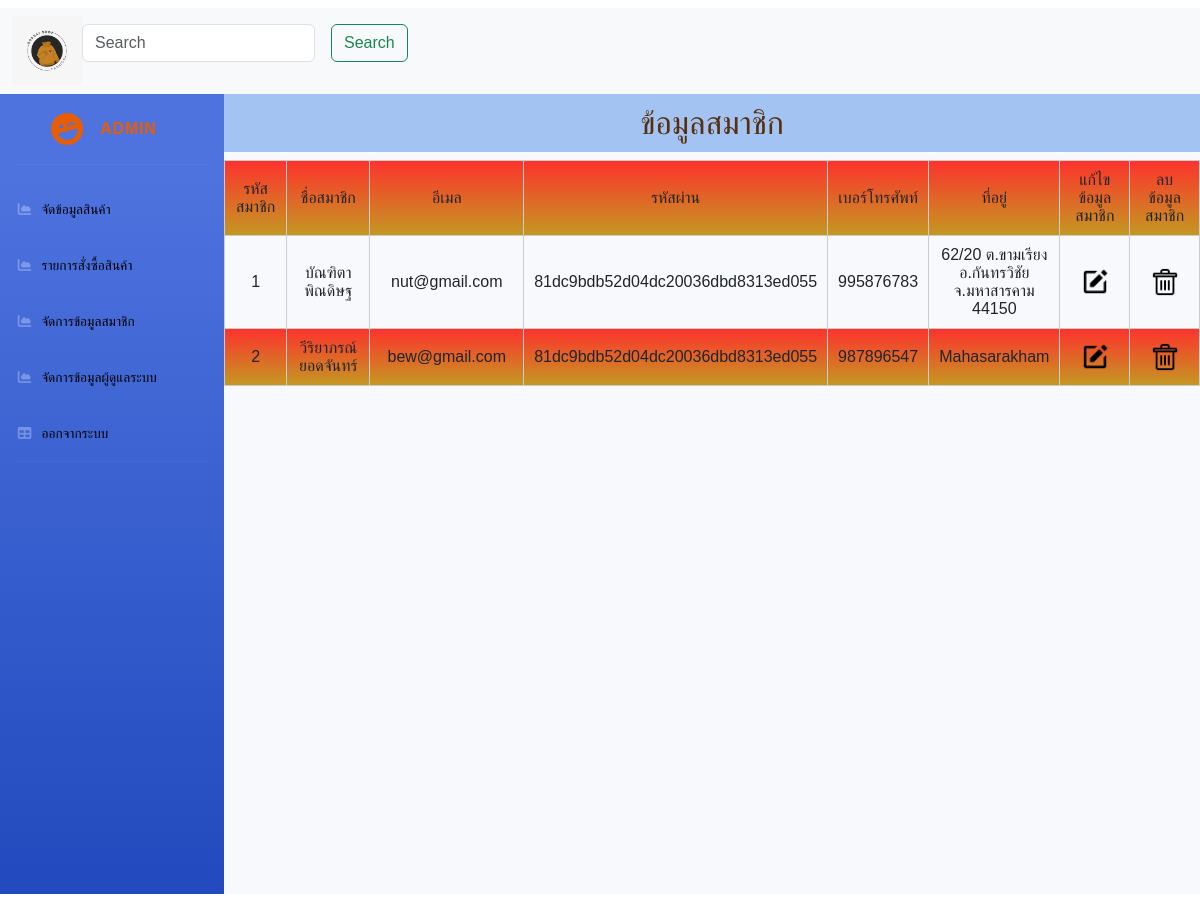
The page /user.php (signed in) on the database its author committed.
### tables this page shows
CREATE TABLE `users` (
  `u_id` int(7) NOT NULL,
  `u_fullname` varchar(200) NOT NULL,
  `u_email` varchar(200) NOT NULL,
  `u_password` varchar(200) NOT NULL,
  `u_tel` int(10) NOT NULL,
  `u_address` varchar(255) NOT NULL
);

### user.php (the view, shortened to what this page needs)
<!DOCTYPE html>
<html lang="en">
<head>
    <link href="vendor/fontawesome-free/css/all.min.css" rel="stylesheet" type="text/css">
    <link href="css/sb-admin-2.min.css" rel="stylesheet">
    <link href="https://cdn.jsdelivr.net/npm/bootstrap@5.3.2/dist/css/bootstrap.min.css" rel="stylesheet">
</head>
<body id="page-top">
    <nav class="navbar navbar-expand-lg bg-body-tertiary">
        <div class="container-fluid">
            <img src="images/logo.jpg" width="70">
            <div class="collapse navbar-collapse" id="navbarSupportedContent">
                <ul class="navbar-nav me-auto mb-2 mb-lg-0">
                    <center>
                        <form method="post" class="d-flex" role="search">
                            <input class="form-control me-3" type="search" name="kw" placeholder="Search" aria-label="Search">
                            <button class="btn btn-outline-success" name="Submit" type="submit">Search</button>
                        </form>
                    </center>
            </div>
        </div>
    </nav>
    <div id="wrapper">
        <ul class="navbar-nav bg-gradient-primary sidebar sidebar-dark accordion" id="accordionSidebar">
            <a class="sidebar-brand d-flex align-items-center justify-content-center" href="index.html">
                <div class="sidebar-brand-icon rotate-n-15">
                    <i class="fas fa-laugh-wink"></i>
                </div>
                <div class="sidebar-brand-text mx-3">Admin </div>
            </a>
            <hr class="sidebar-divider">
            <li class="nav-item">
                <a class="nav-link" href="pageadmin.php">
                    <i class="fas fa-fw fa-chart-area"></i>
                    <span>จัดข้อมูลสินค้า</span></a>
            </li>
            <li class="nav-item">
                <a class="nav-link" href="view_order.php">
                    <i class="fas fa-fw fa-chart-area"></i>
                    <span>รายการสั่งซื้อสินค้า</span></a>
            </li>
            <li class="nav-item">
                <a class="nav-link" href="user.php">
                    <i class="fas fa-fw fa-chart-area"></i>
                    <span>จัดการข้อมูลสมาชิก</span></a>
            </li>
            <li class="nav-item">
                <a class="nav-link" href="admin.php">
                    <i class="fas fa-fw fa-chart-area"></i>
                    <span>จัดการข้อมูลผู้ดูแลระบบ</span></a>
            </li>
            <li class="nav-item">
                <a class="nav-link" href="logout2.php">
                    <i class="fas fa-fw fa-table"></i>
                    <span>ออกจากระบบ</span></a>
            </li>
            <hr class="sidebar-divider d-none d-md-block">
        </ul>
        <div id="content-wrapper" class="d-flex flex-column">
            <h2>ข้อมูลสมาชิก</h2>
            <table width="832" border="1" cellspacing="1" cellpadding="1">
                <tr>
                    <td width=7%>รหัสสมาชิก</td>
                    <td width=15%>ชื่อสมาชิก</td>
                    <td width=20%>อีเมล</td>
                    <td width=10%>รหัสผ่าน</td>
                    <td width=10%>เบอร์โทรศัพท์</td>
                    <td width=10%>ที่อยู่</td>
                    <td width=10%>แก้ไขข้อมูลสมาชิก</td>
                    <td width=10%>ลบข้อมูลสมาชิก</td>
                </tr>
                <?php
                include("connectdb.php");
                @$kw = $_POST['kw'];
                $sql = "SELECT * FROM `users` WHERE (`u_id` LIKE '%{$kw}%' OR `u_fullname` LIKE '%{$kw}%')";
                $rs = mysqli_query($conn, $sql);
                while ($data = mysqli_fetch_array($rs)) {
                ?>
                    <tr>
                        <td>
                            <?= $data['u_id']; ?>
                        </td>
                        <td>
                            <center><?= $data['u_fullname']; ?></center>
                        </td>
                        <td>
                            <center><?= $data['u_email']; ?></center>
                        </td>
                        <td>
                            <center><?= $data['u_password']; ?></center>
                        </td>
                        <td>
                            <center><?= $data['u_tel']; ?></center>
                        </td>
                        <td>
                            <center><?= $data['u_address']; ?></center>
                        </td>
                        <td><a href="up.php?id=<?= $data['u_id']; ?>"><img src="images/edit2.jpg" width="30"></a></td>
                        <td><a href="de.php?id=<?= $data['u_id']; ?>&ext"><img src="images/trash.jpg" width="30" onClick="return confirm('ยืนยันการลบสมาชิก?');"></a></td>
                    </tr>
                <?php }
                ?>
            </table>
        </div>
    </div>
</body>
</html>

### user.php (style rules this page uses)
body { font-family: Arial, sans-serif; }
h2 { text-align: center; background-color: #a3c4f3; color: #582f0e; padding: 10px; }
table { width: 100%; border-collapse: collapse; border: 1px solid #ccc; }
th, td { border: 1px solid #ccc; padding: 10px; text-align: center; }
tr:nth-child(odd) { background: rgb(195, 153, 34); background: linear-gradient(0deg, rgba(195, 153, 34, 1) 0%, rgba(253, 51, 45, 1) 100%); }
a { text-decoration: none; color: black; }
.nav-item .nav-link { color: black !important; }
.sidebar-brand { color: #e85d04 !important; }

### rows shown on the page
users: u_id "1", u_fullname "บัณฑิตา พิณดิษฐ", u_email "nut@gmail.com", u_password "81dc9bdb52d04dc20036dbd8313ed055", u_tel "995876783", u_address "62/20 ต.ขามเรียง อ.กันทรวิชัย จ.มหาสารคาม 44150"
users: u_id "2", u_fullname "วีริยาภรณ์ ยอดจันทร์", u_email "bew@gmail.com", u_password "81dc9bdb52d04dc20036dbd8313ed055", u_tel "987896547", u_address "Mahasarakham"
